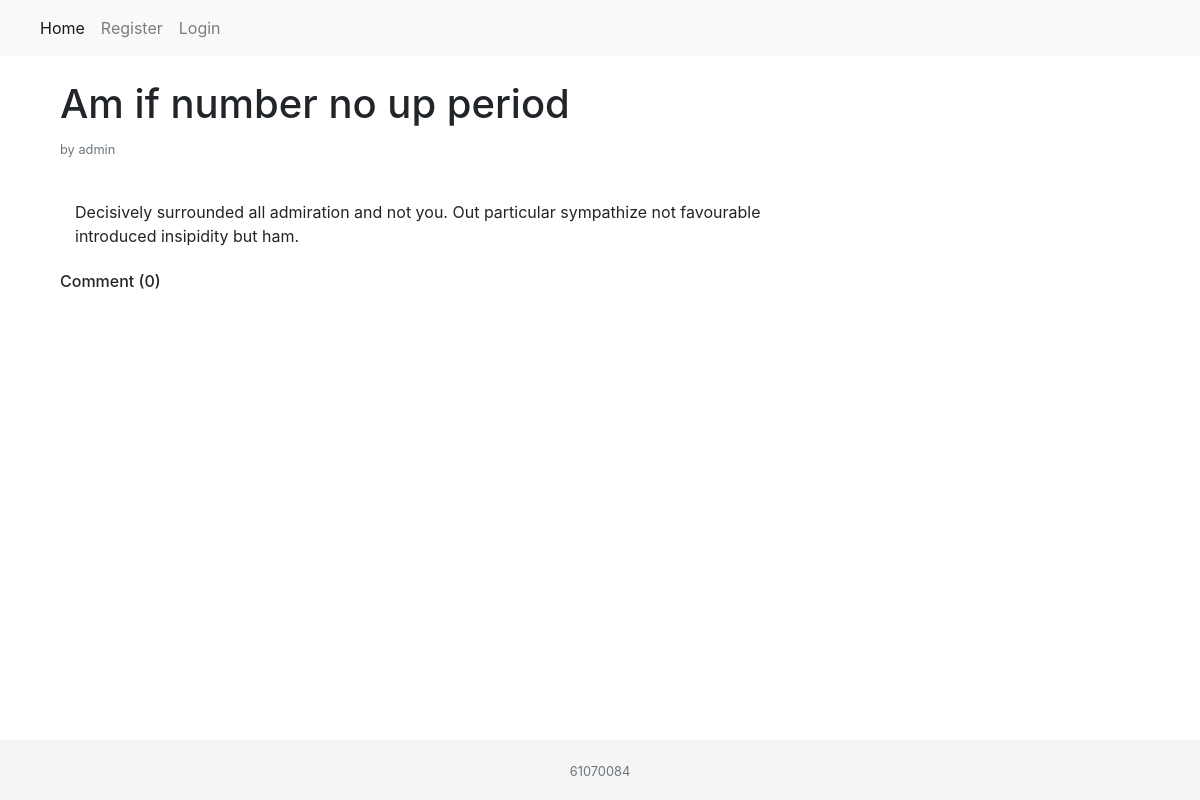
/management/detail/2/, run on an earlier commit of the app's database.
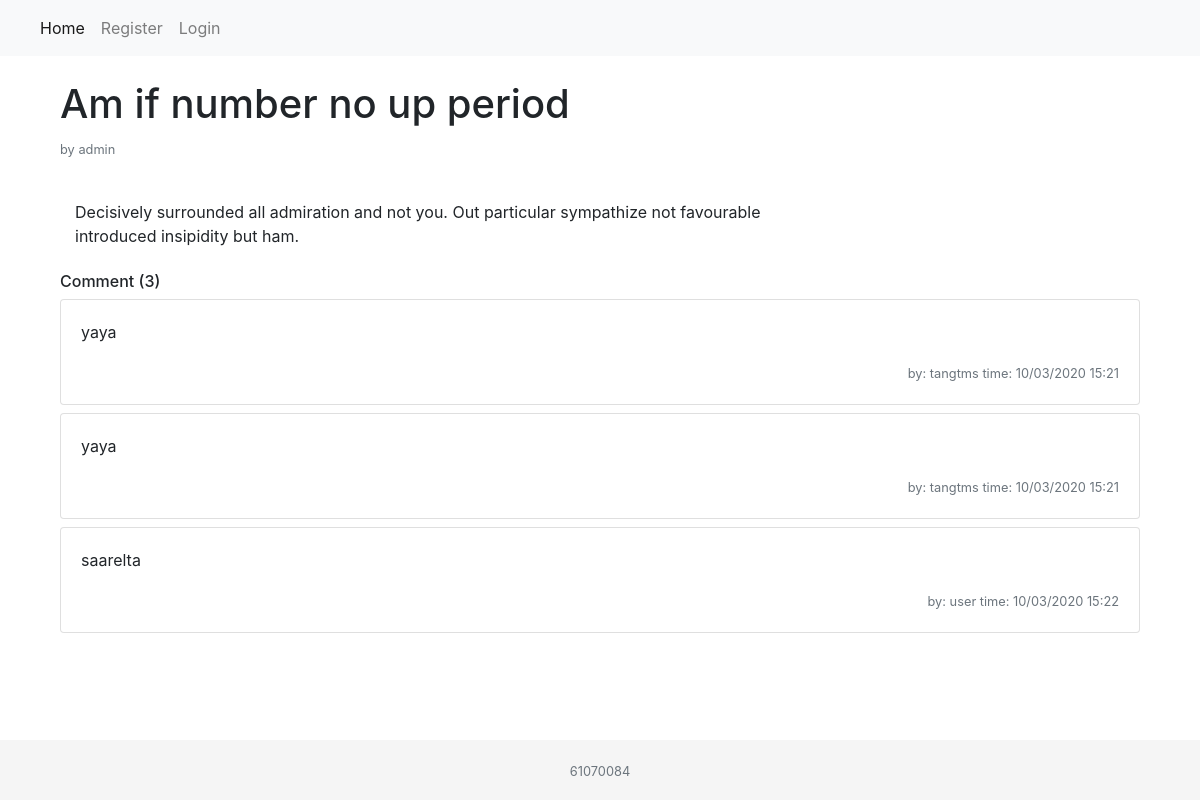
And on a later commit of the database.
### management/models.py (models this page shows)
class Comment(models.Model):
    id = models.IntegerField(primary_key=True)
    content = models.TextField()
    create_time = models.DateTimeField(auto_now_add=True)
    user_id = models.ForeignKey(User, on_delete=models.CASCADE)
    post_id = models.ForeignKey(Post, on_delete=models.CASCADE)

### management/views.py (the view)
# urls.py: path('detail/<int:post_id>/', views.detail, name='post_detail'),
def detail(request, post_id):
    current_user = request.user
    if request.method == 'POST':
        Comment.objects.create(
            content=request.POST.get('content'),
            user_id=current_user,
            post_id=Post.objects.get(pk=post_id)
        )
    post = Post.objects.get(pk=post_id)
    comment = Comment.objects.filter(post_id=post_id)
    comment_cnt = len(comment)
    return render(request, template_name='detail.html', context={
        'post': post,
        'comment': comment,
        'comment_cnt': comment_cnt
    })

### templates/detail.html (shortened to what this page needs)
{% extends "base.html" %}
{% block content %}
    <div class="container">
        <div class="row">
            <div class="col-10">
                <h1>{{ post.title }}</h1>
                <p class="text-muted"><small>by {{ post.user_id }}</small>
            </div>
        </div>
        <div>
            <p class="col-8 mt-4 mb-4">{{ post.content }}</p>
        </div>
        <h6>Comment ({{ comment_cnt }})</h6>
        {% for co in comment %}
        <div class="card mb-2">
            <div class="card-body">
                <p class="card-text">{{ co.content }}</p>
                <p class="card-text text-right"><small class="text-muted">by: {{ co.user_id.username }} time: {{ co.create_time|date:'d/m/Y H:i' }}</small></p>
            </div>
        </div>
        {% endfor %}
    </div>
{% endblock content %}

What changed in the data, as far as the page shows it:
now on this page (row edited): Comment: content "yaya", user_id.username "tangtms", create_time "10/03/2020 15:21"
added Comment: content "yaya", user_id.username "tangtms", create_time "10/03/2020 15:21"
added Comment: content "saarelta", user_id.username "user", create_time "10/03/2020 15:22"
Also different on the page:
{{ comment_cnt }}: "0" → "3"
